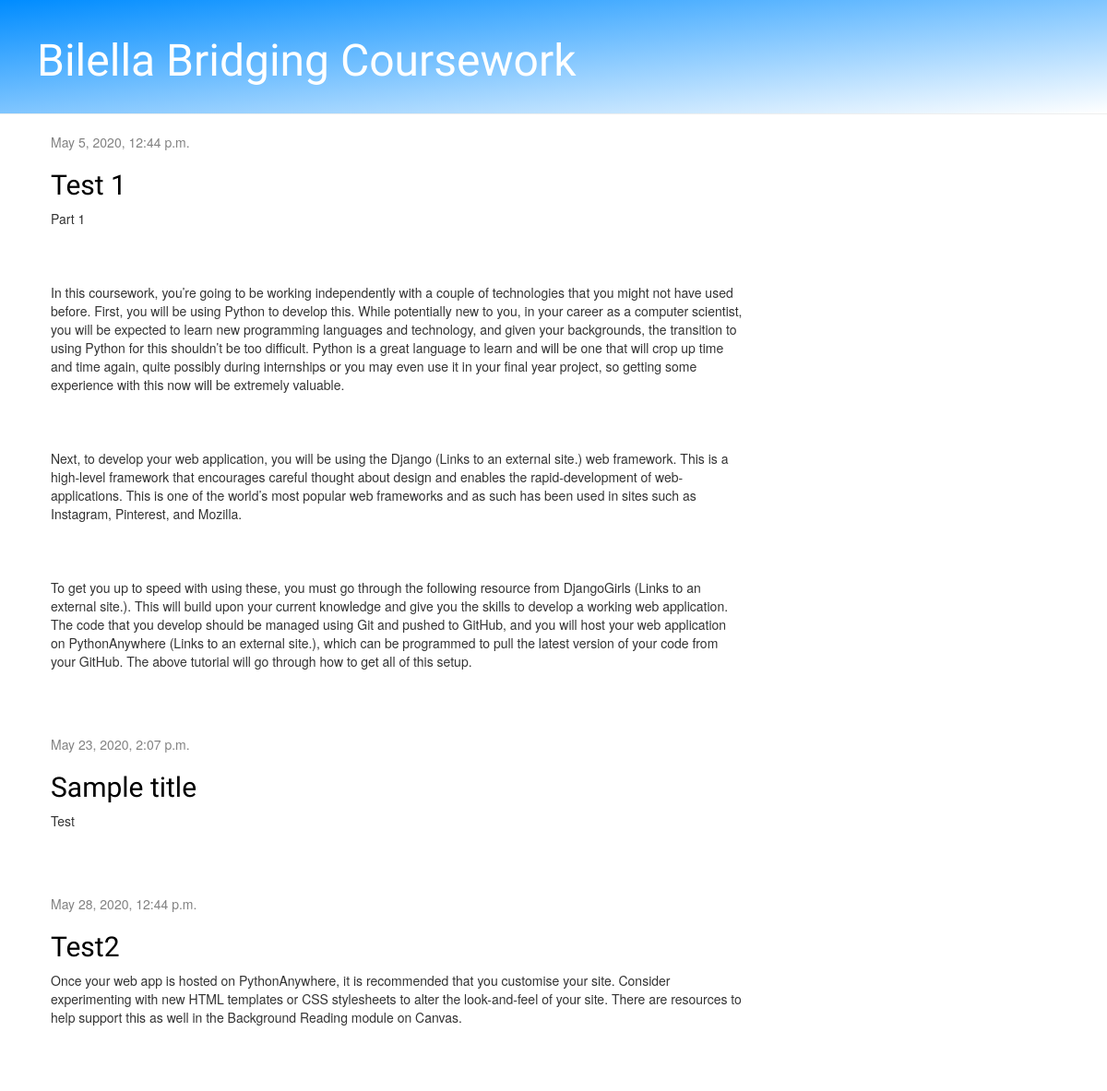
/, run on an earlier commit of the app's database.
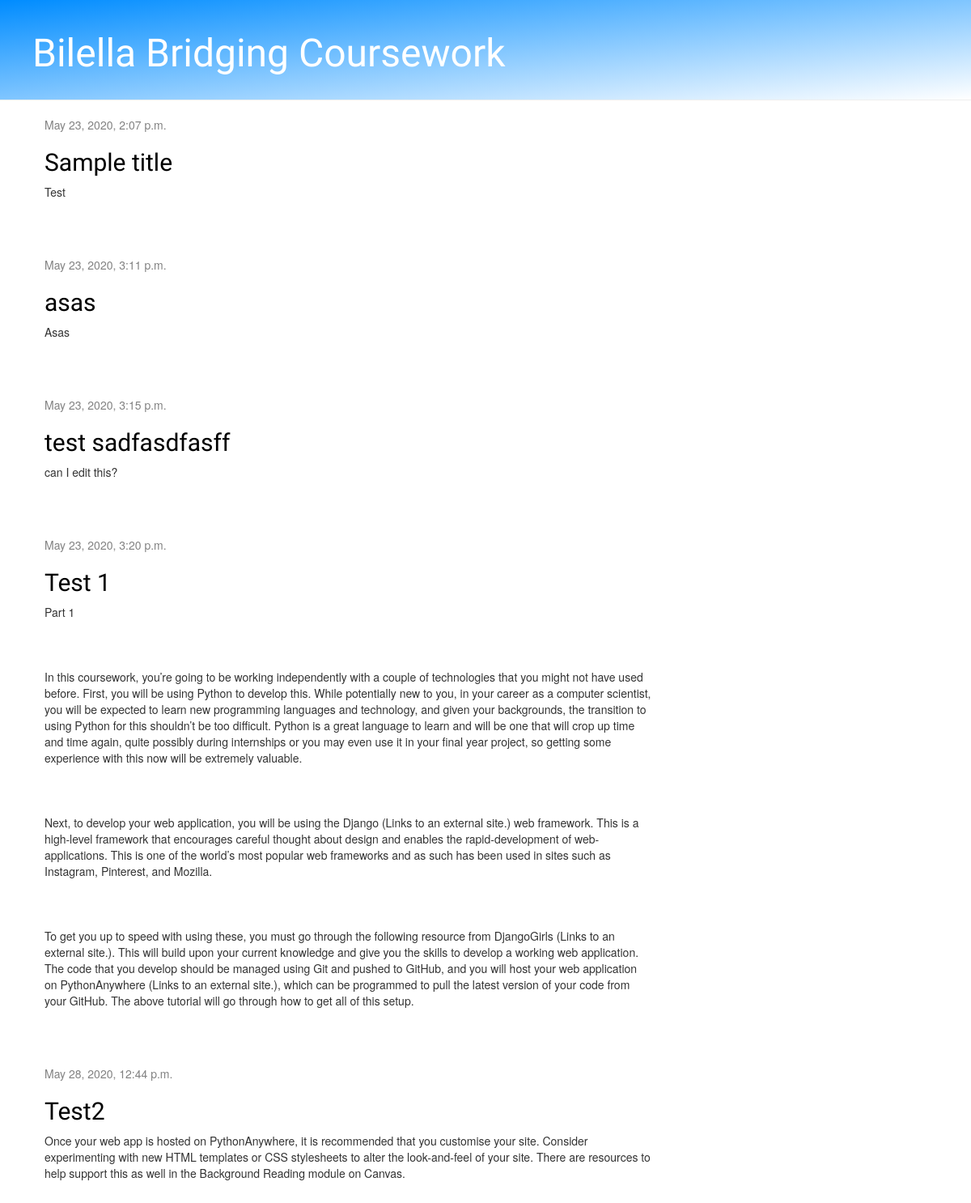
And on a later commit of the database.
### blog/models.py (models this page shows, shortened)
class Post(models.Model):
    author = models.ForeignKey(settings.AUTH_USER_MODEL, on_delete=models.CASCADE)
    title = models.CharField(max_length=200)
    text = models.TextField()
    created_date = models.DateTimeField(default=timezone.now)
    published_date = models.DateTimeField(blank=True, null=True)

### blog/views.py (the view)
# urls.py: path('', views.post_list, name='post_list'),
def post_list(request):
    posts = Post.objects.filter(published_date__lte=timezone.now()).order_by('published_date')
    return render(request, 'blog/post_list.html', {'posts': posts})

### blog/templates/blog/post_list.html
{% extends 'blog/base.html' %}
{% block content %}
    {% for post in posts %}
        <div class="post">
            <div class="date">
                {{ post.published_date }}
            </div>
            <h2><a href="{% url 'post_detail' pk=post.pk %}">{{ post.title }}</a></h2>
            <p>{{ post.text|linebreaksbr }}</p>
        </div>
    {% endfor %}
{% endblock %}

What changed in the data, as far as the page shows it:
shown differently, row unchanged: Post "Sample title": moves up the list
added Post: published_date "May 23, 2020, 3:11 p.m.", title "asas", text "Asas"
added Post: published_date "May 23, 2020, 3:15 p.m.", title "test sadfasdfasff", text "can I edit this?"
changed Post "Test 1": published_date "May 5, 2020, 12:44 p.m." → "May 23, 2020, 3:20 p.m."
